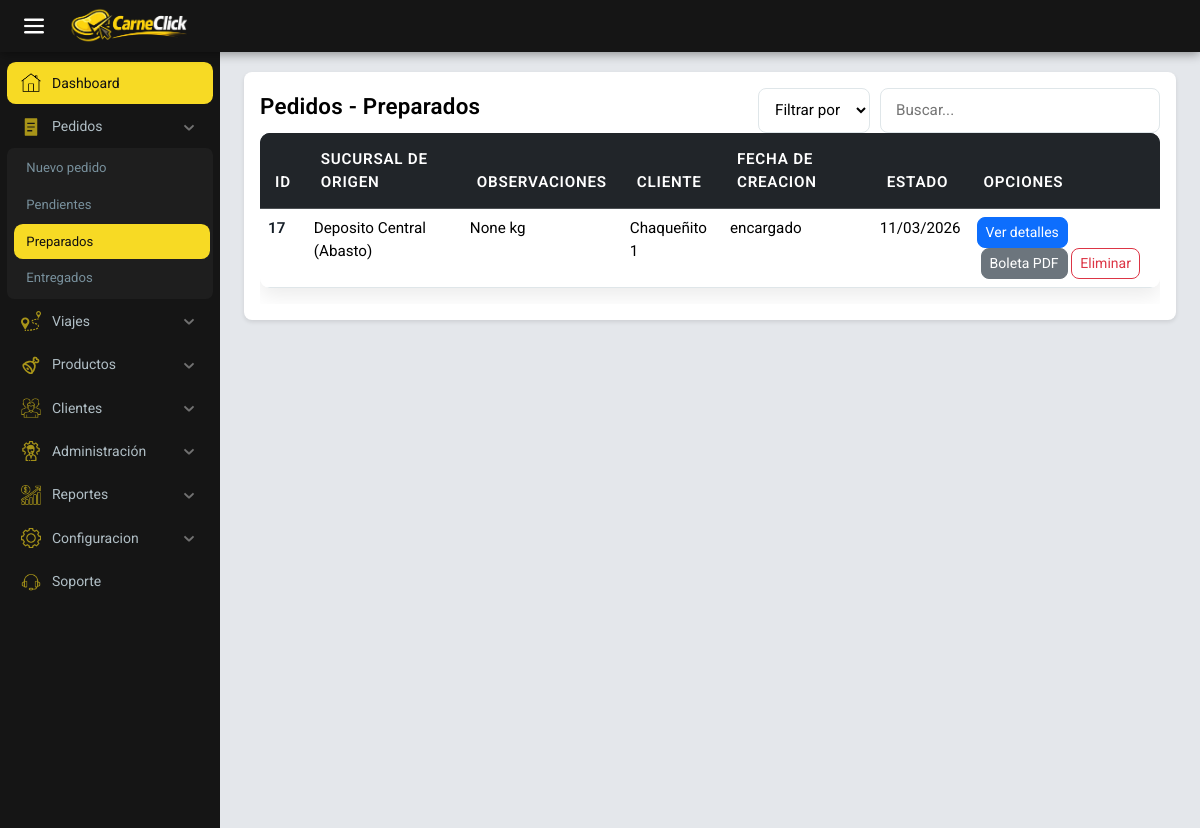
/encargado/pedidos_preparados/ (signed in), run on the app's committed database.
### encargado/models.py (models this page shows, shortened)
class Pedido(models.Model):
    comercio_origen = models.ForeignKey(
        Comercio, on_delete=models.RESTRICT, null=True,
        blank=True)
    observaciones = models.CharField(max_length=100, null=True, blank=True)
    cliente = models.ForeignKey(
        Cliente, on_delete=models.RESTRICT)
    pedido_pendiente = models.OneToOneField(
        Pedido_cliente,
        on_delete=models.CASCADE,
        null=True,
        blank=True
    )
    viaje = models.ForeignKey(
        Viaje, on_delete=models.RESTRICT, null=True, blank=True)
    user_id = models.ForeignKey(User, on_delete=models.CASCADE, default=1)
    creado_en = models.DateTimeField(default=timezone.now)
    estado = models.ForeignKey(
        EstadoPedidos, on_delete=models.CASCADE, default=1)
    history = HistoricalRecords()
    class Meta:
        db_table = 'pedido'
        verbose_name = 'Pedido'
        verbose_name_plural = 'Pedidos'
        ordering = ['id']

class Comercio(models.Model):
    nombre = models.CharField(max_length=200)
    cuit = models.IntegerField()
    direccion = models.CharField(max_length=200)
    def __str__(self):
        return self.nombre

class Cliente(models.Model):
    nombre = models.CharField(max_length=200)
    apellido = models.CharField(max_length=200)
    dni = models.IntegerField()
    direccion = models.CharField(max_length=200)
    telefono = models.IntegerField()
    comercio = models.ForeignKey(Comercio, on_delete=models.CASCADE)
    user = models.ForeignKey(User, on_delete=models.CASCADE)
    def __str__(self):
        return self.comercio.nombre

### encargado/views.py (the view)
@group_required('Encargado')
def pedidos_preparados(request):
    pedidos = Pedido.objects.filter(estado__estado='preparado')
    return render(request, 'html/pedidos/pedidos_preparados.html', {'pedidos': pedidos})

### carneclick/context_processors.py (called while the page is built)
def client_info(request):
    cliente = None
    comercio_nombre = ''
    try:
        if request.user and request.user.is_authenticated:
            from encargado.models import Cliente as ClienteModel
            cliente = ClienteModel.objects.filter(
                user=request.user).select_related('comercio').first()
            if cliente and getattr(cliente, 'comercio', None):
                comercio_nombre = cliente.comercio.nombre
    except Exception:
        cliente = None
        comercio_nombre = ''
    return {
        'cliente_obj': cliente,
        'comercio_nombre': comercio_nombre,
    }

### encargado/templates/html/pedidos/pedidos_preparados.html (shortened to what this page needs)
{% extends "base_encargado.html" %}
{% load static %}
{% block head %}
<link rel="stylesheet" href="{% static 'encargado/css/stock.css' %}">
{% endblock %}
{% block content %}
<div class="menu_encargado">
    <div class="main-header">
        <div class="table-header">
            <h2>{{ ui.Orders }} - {{ ui.Prepared }}</h2>
            <div class="filters">
                <select id="fieldSelect">
                    <option value="all">{{ ui.FilterBy }}</option>
                </select>
                <input type="text" id="tableSearch" placeholder="{{ ui.Search }}">
            </div>
        </div>
    </div>
    <div class="table-responsive d-none d-md-block">
        <table class="table" id="stockTable">
            <thead class="table-dark">
                <tr>
                    <th>ID</th>
                    <th>Sucursal de origen</th>
                    <th>Observaciones</th>
                    <th>Cliente</th>
                    <th>Fecha de creacion</th>
                    <th>Estado</th>
                    <th>Opciones</th>
                </tr>
            </thead>
            <tbody>
                {% for pedido in pedidos %}
                <tr data-id="{{ pedido.id }}">
                    <th data-label="ID">{{ pedido.id }}</th>
                    <td data-label="Sucursal de origen">{{ pedido.comercio_origen }}</td>
                    <td data-label="Observaciones">{{ pedido.observaciones }} kg</td>
                    <td data-label="Cliente">{{ pedido.cliente }}</td>
                    <td data-label="User">{{ pedido.user_id }}</td>
                    <td data-label="Fecha de creacion">{{ pedido.creado_en|date:"d/m/Y"}}</td>
                    <td data-label="Opciones">
                        <a href="{% url 'encargado:detalles_pedido_preparado' pedido.id %}" class="btn btn-primary btn-sm">
                             Ver detalles
                        </a>
                        <a href="{% url 'encargado:boleta_pedido' pedido.id %}" target="_blank" class="btn btn-secondary btn-sm ms-1">
                             Boleta PDF
                        </a>
                        <form method="post" action="{% url 'encargado:eliminar_pedido_preparado' pedido.id %}" style="display:inline-block" onsubmit="return confirm('¿Eliminar el pedido #{{ pedido.id }}? Se devolverán los productos a En stock.');">
                            <button type="submit" class="btn btn-outline-danger btn-sm">
                                 Eliminar
                            </button>
                        </form>
                    </td>
                </tr>
                {% endfor %}
            </tbody>
        </table>
    </div>
</div>
{% endblock %}

### encargado/static/encargado/css/stock.css (style rules this page uses)
:root { --primary: #000000; --secondary: #141d26; --accent: #1abc9c; --bg: #f4f6f8; --text: #2d3436; --white: #ffffff; --border: #dfe6e9; }
* { margin: 0; padding: 0; box-sizing: border-box; }
body { font-family: "Segoe UI", Roboto, Arial, sans-serif; background-color: var(--bg); color: var(--text); }
.menu_encargado { background-color: #ffffff; padding: 1rem; border-radius: 0.5rem; box-shadow: 0 2px 4px rgba(0, 0, 0, 0.1); }
.table { width: 100%; border-collapse: collapse; background-color: var(--white); border-radius: 10px; overflow: hidden; box-shadow: 0 8px 20px rgba(0, 0, 0, 0.08); }
.table thead { background-color: var(--secondary); }
.table thead th { color: var(--white); }
.table thead th { padding: 15px; text-align: left; font-weight: 600; font-size: 0.95rem; text-transform: uppercase; letter-spacing: 0.05em; }
.table tbody tr { border-bottom: 1px solid var(--border); transition: background-color 0.2s ease; }
.table td, .table th { padding: 14px 15px; font-size: 0.95rem; }
.table tbody td, .table tbody th { background-color: rgb(255, 255, 255); }
.table tbody th { font-weight: 600; color: var(--secondary); }
.table-header { display: flex; justify-content: space-between; align-items: center; }
.table-header h2 { font-size: 1.4rem; color: black; }
#tableSearch { padding: 10px 15px; width: 280px; border-radius: 8px; border: 1px solid var(--border); font-size: 0.95rem; transition: all 0.2s ease; }
.filters { display: flex; gap: 10px; }
.filters select { padding: 10px 12px; border-radius: 8px; border: 1px solid var(--border); font-size: 0.95rem; background-color: var(--white); cursor: pointer; }
.filters input { padding: 10px 15px; border-radius: 8px; border: 1px solid var(--border); font-size: 0.95rem; width: 220px; }

### carneclick/static/css/theme.css (style rules this page uses)
:root { --brand-bg: #f7f9fc; --brand-text: #212529; --brand-muted: #6c757d; --brand-primary: #0d6efd; --brand-success: #198754; --brand-warning: #ffc107; --brand-danger: #dc3545; --brand-info: #0dcaf0; --brand-border: #e9ecef; --brand-card-bg: #ffffff; }
html, body { background-color: var(--brand-bg); color: var(--brand-text); font-family: "Inter", system-ui, -apple-system, "Segoe UI", Roboto, "Helvetica Neue", Arial, "Noto Sans", "Liberation Sans", sans-serif; -webkit-font-smoothing: antialiased; -moz-osx-font-smoothing: grayscale; }
h1, h2, h3, h4, h5 { font-weight: 600; letter-spacing: 0.2px; }
.table thead th { font-weight: 600; }
.btn { border-radius: 0.5rem; }
.btn-primary { background-color: var(--brand-primary); border-color: var(--brand-primary); }

### encargado/static/encargado/css/style_encargado.css (style rules this page uses)
:root { --background-color: #ffffff; --prymary-color: #F7DA24; --secondary-color: #151515; --text-color: #000000; --border-color: #ffffff; --sb-w: 220px; --sb-mini: 62px; --bar-h: 52px; --main-bg: #e4e7eb; }
* { margin: 0; padding: 0; box-sizing: border-box; font-family: "Roboto", sans-serif; }
body { width: 100%; min-height: 100vh; background-color: var(--main-bg); }

### encargado/templates/html/pedidos/pedidos_preparados.html (style rules this page uses)
#stockTable tbody tr { cursor: pointer; transition: background-color 0.2s ease; }

### data on the page
Pedido: id "17", comercio_origen "Deposito Central (Abasto)", observaciones "None", cliente "Chaqueñito 1", user_id "encargado", creado_en "11/03/2026"

### other printed values
{{ ui.Dashboard }} "Dashboard"
{{ ui.Orders }} "Pedidos"
{{ ui.NewOrder }} "Nuevo pedido"
{{ ui.Pending }} "Pendientes"
{{ ui.Prepared }} "Preparados"
{{ ui.Delivered }} "Entregados"
{{ ui.Trips }} "Viajes"
{{ ui.Products }} "Productos"
{{ ui.Clients }} "Clientes"
{{ ui.Administration }} "Administración"
{{ ui.Reports }} "Reportes"
{{ ui.Settings }} "Configuracion"
{{ ui.Support }} "Soporte"
form field value "Filtrar por"
